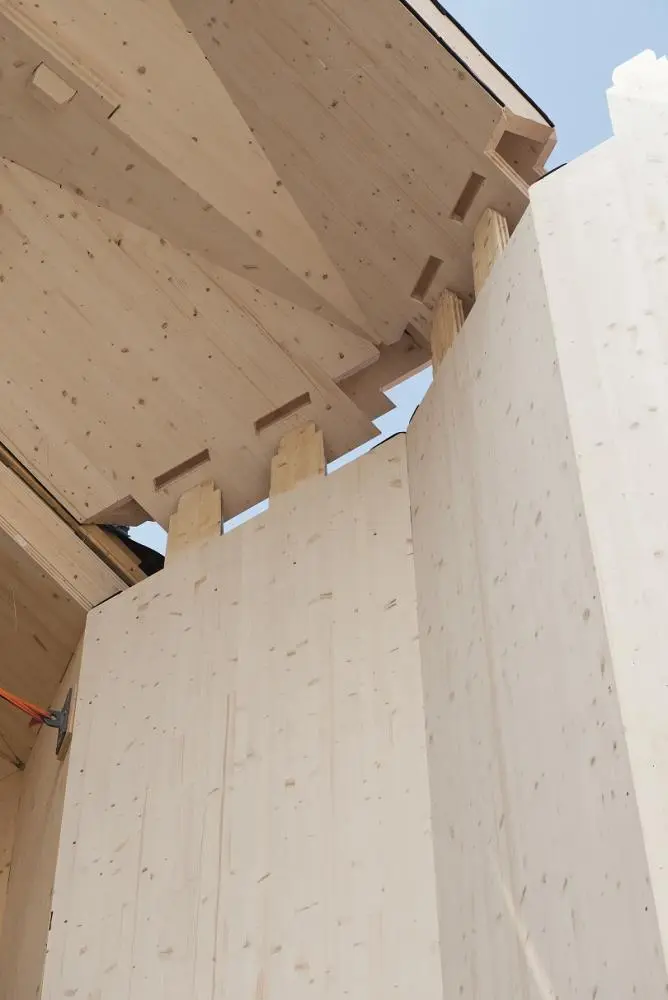
#> input picture cmake/src/temp/vidy_joint/images/TheaterVidy_Kramer_19.webp, 668 x 1000 px, given in place of frame.ppm, which was not available
$ python render_template_docs.py ../cmake/src/temp/vidy_joint/images/TheaterVidy_Kramer_19.webp ../cmake/src/temp/vidy_joint/images/16_Weinand_Pavilion_Vidy_Lausanne_full.jpg ../cmake/src/temp/vidy_joint/images/16_Weinand_Pavilion_Vidy_Lausanne_full.jpg ../cmake/src/temp/vidy_joint/images/16_Weinand_Pavilion_Vidy_Lausanne_full.jpg
#> lines starting #> are read from the running program, lines starting #| are printed output that depends on the picture; after the words box and inside, x2 and y2 are one past the last pixel; in counts of white or black regions, pixels touching at a corner belong together; pictures that were not available may be replaced by others from this repository, and a replacement may not be noted
import os
import pathlib
import shutil
import subprocess
import sys
import tempfile

from PIL import Image, ImageChops

WOOD = pathlib.Path(__file__).resolve().parents[1]
WINDOWS = os.name == "nt"
RENDERER = (
    WOOD.parent / "session/session_viewer/target/x86_64-pc-windows-msvc/release/examples/selftest.exe"
    if WINDOWS
    else WOOD.parent
    / "session/session_viewer/target/x86_64-unknown-linux-gnu/release/examples/selftest"
)
PYTHON = WOOD.parent / (
    "session/session_py/.venv/Scripts/python.exe"
    if WINDOWS
    else "session/session_py/.venv/bin/python"
)
IMAGES = WOOD / "docs" / "images" / "templates"
BUILD = pathlib.Path(
    os.environ.get("WOOD_BUILD", WOOD / "build" / "Release" if WINDOWS else WOOD / "build")
)
LOCK = pathlib.Path(tempfile.gettempdir()) / "wood_live_pb.lock"

BRANCH = r"""
import sys
from session_py.session import Session
scene = Session.pb_load(sys.argv[1])
names = sys.argv[2].split("+")
branch = scene if names[0] == "all" else scene.get_branch(names[0])
for name in names[1:]:
    branch.graft(scene.get_branch(name), None)
if sys.argv[4] == "hide":
    for edge in list(branch.interactions):
        branch.interactions[edge] = [i for i in branch.interactions[edge] if i.interaction_type_name() != "InteractionContactFace"]
branch.pb_dump(sys.argv[3])
"""  # the scene, or groups of its tree joined by + with everything under them, written to their own file, its face contacts dropped when hidden


def run_example(name: str, out: pathlib.Path) -> None:
    """Runs the example and copies the live.pb it writes, locked so two runs never share the file."""
    live = WOOD / "data" / "output" / "pb" / "live.pb"

    with open(LOCK, "w") as lock:
        if WINDOWS:
            import msvcrt

            msvcrt.locking(lock.fileno(), msvcrt.LK_LOCK, 1)
        else:
            import fcntl

            fcntl.flock(lock, fcntl.LOCK_EX)

        subprocess.run([str(BUILD / name)], check=True, capture_output=True, cwd=WOOD)
#> (this line was passed over: subprocess is not available in this run)
        shutil.copy(live, out)


LARGEST = 8000  # px, the widest frame the viewer renders; supersampling stays under it


def render(pb: pathlib.Path, view: str, opacity: str, size: str) -> tuple:
    """The scene at the given opacity with soft contact shading and its edges, no silhouette outline, rendered at up to twice size as a
    high-density screen draws it, so the edges keep the viewer's pen width when scaled down smooth, cropped to what it draws; with the
    factor it was rendered larger by."""
#> called with view = 'iso', opacity = '0.90', size = '2400x1600'
    width, height = (int(side) for side in size.split("x"))
    factor = max(1, min(2, LARGEST // width))
    env = dict(
        os.environ,
        VIEWER_SHEETS="0",
        VIEWER_OPACITY=opacity,
        VIEWER_W=str(width * factor),
        VIEWER_H=str(height * factor),
        VIEWER_DPR=str(factor),
        VIEWER_THICKNESS="1",
        VIEWER_VIEW=view,
        VIEWER_PLANE_SIZE=os.environ.get("VIEWER_PLANE_SIZE", "0"),
        VIEWER_NO_GRID="1",
        VIEWER_AO="1",
    )
    env.setdefault("VIEWER_ADAPTER", "nvidia")

    with tempfile.TemporaryDirectory() as tmp:
        ppm = pathlib.Path(tmp) / "frame.ppm"
        subprocess.run(
            [str(RENDERER), str(ppm), str(pb)], env=env, check=True, capture_output=True
        )
#> (this line was passed over: subprocess is not available in this run)
        image = Image.open(ppm).convert("RGB")
#> image is the input picture: PIL image 668x1000 RGB; mean R, G, B 181.5, 165.3, 149.2

    background = Image.new("RGB", image.size, image.getpixel((2, 2)))
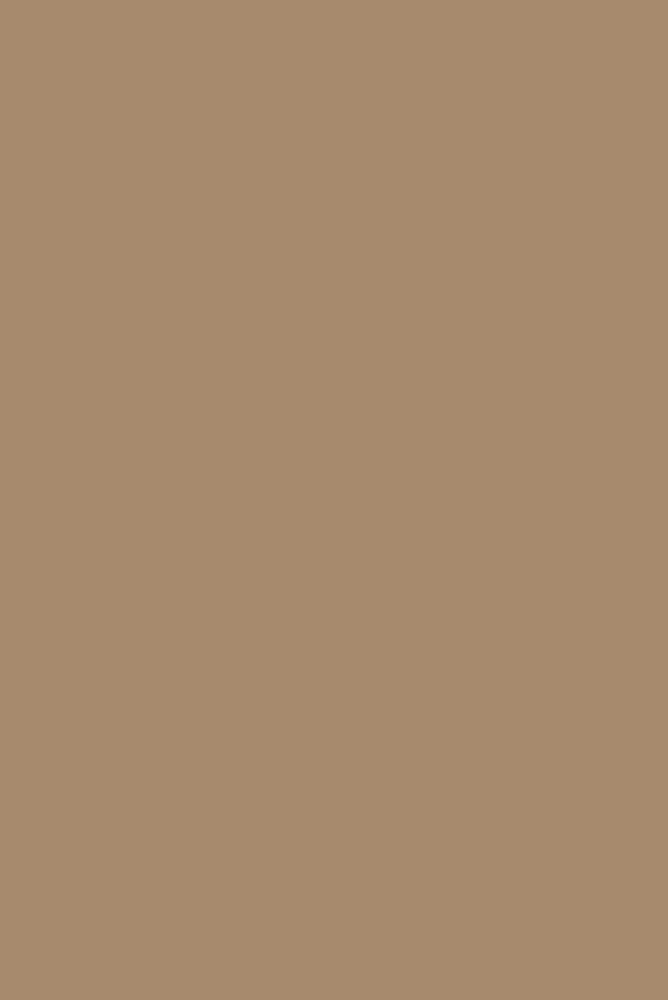
#> background: PIL image 668x1000 RGB; mean R, G, B 167, 138, 109
    mask = (
        ImageChops.difference(image, background)
        .convert("L")
        .point(lambda v: 255 if v > 12 else 0)
    )
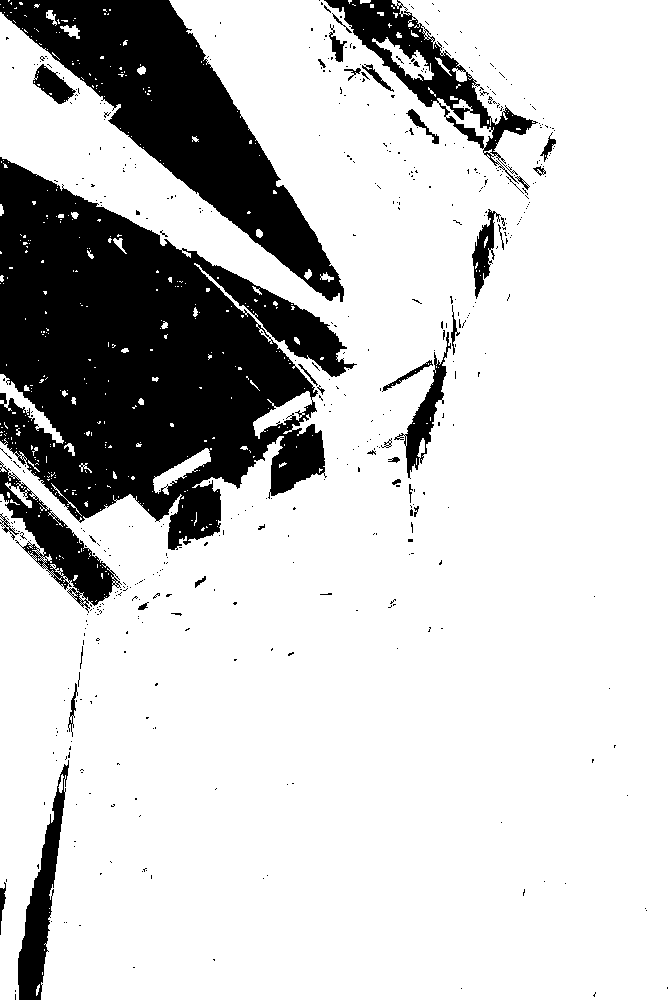
#> mask: PIL image 668x1000 L; 79.9% white; 510 black regions (472 under 20 px), largest, box (x1, y1, x2, y2) and area: (0, 157, 357, 550) 77940, (0, 0, 344, 302) 31855, (324, 0, 538, 184) 7511
    box = mask.getbbox()
#> box = (0, 0, 668, 1000)
    margin = 40 * factor
    box = (
        max(0, box[0] - margin),
        max(0, box[1] - margin),
        min(image.width, box[2] + margin),
        min(image.height, box[3] + margin),
    )

    return image.crop(box), factor


def option(arguments: list, flag: str, default: str) -> str:
    """The value after flag, taken out of arguments, or default when flag is not given."""
    if flag not in arguments:
        return default

    index = arguments.index(flag)
    value = arguments[index + 1]
    del arguments[index : index + 2]
    return value


def main(arguments: list) -> None:
    """Saves docs/images/templates/<example>_<group>.webp for every group named after the example, `all` the whole scene, `mesh+planes` both groups in one picture named after the last.

    `--view top` for a plan, `--opacity 0.95` to see inside, `--size 4800x3200` to render larger, `--crop 0.4,0.3,0.6,0.5` to keep that
    share of the picture (left, top, right, bottom) for a close-up, `--name detail` to save the one group as <example>_detail.webp, `--hide-contacts` to leave out the face contacts the viewer fills red.
    Every picture renders at twice its size, up to LARGEST wide, at two pixels per CSS pixel as the viewer on a high-density screen, and
    is scaled down, so the edges come out thin and smooth; no silhouette outline is drawn.
    """
    view = option(arguments, "--view", "iso")
    opacity = option(arguments, "--opacity", "0.90")
    size = option(arguments, "--size", "2400x1600")
    crop = option(arguments, "--crop", "")
    rename = option(arguments, "--name", "")
    contacts = "hide" if "--hide-contacts" in arguments else "show"
    arguments = [argument for argument in arguments if argument != "--hide-contacts"]
    name, groups = arguments[0], arguments[1:] or ["all"]
    IMAGES.mkdir(parents=True, exist_ok=True)

    with tempfile.TemporaryDirectory() as tmp:
        scene = pathlib.Path(tmp) / "scene.pb"
        run_example(name, scene)

        for index, group in enumerate(groups):
            branch = pathlib.Path(tmp) / f"branch_{index}.pb"
            subprocess.run(
                [str(PYTHON), "-c", BRANCH, str(scene), group, str(branch), contacts],
                check=True,
                capture_output=True,
            )
            picture = IMAGES / f"{name}_{rename or group.split('+')[-1]}.webp"
            image, factor = render(branch, view, opacity, size)
#> factor = 2

            if crop:
                left, top, right, bottom = (float(share) for share in crop.split(","))
                image = image.crop(
                    (
                        int(image.width * left),
                        int(image.height * top),
                        int(image.width * right),
                        int(image.height * bottom),
                    )
                )

            if factor > 1:
                image = image.resize((image.width // factor, image.height // factor), Image.LANCZOS)
#> image: PIL image 334x500 RGB

            image.save(picture, quality=90)
            print(picture.relative_to(WOOD))
#> pass 2 of the loop in main, `for index, group in enumerate(groups):`:
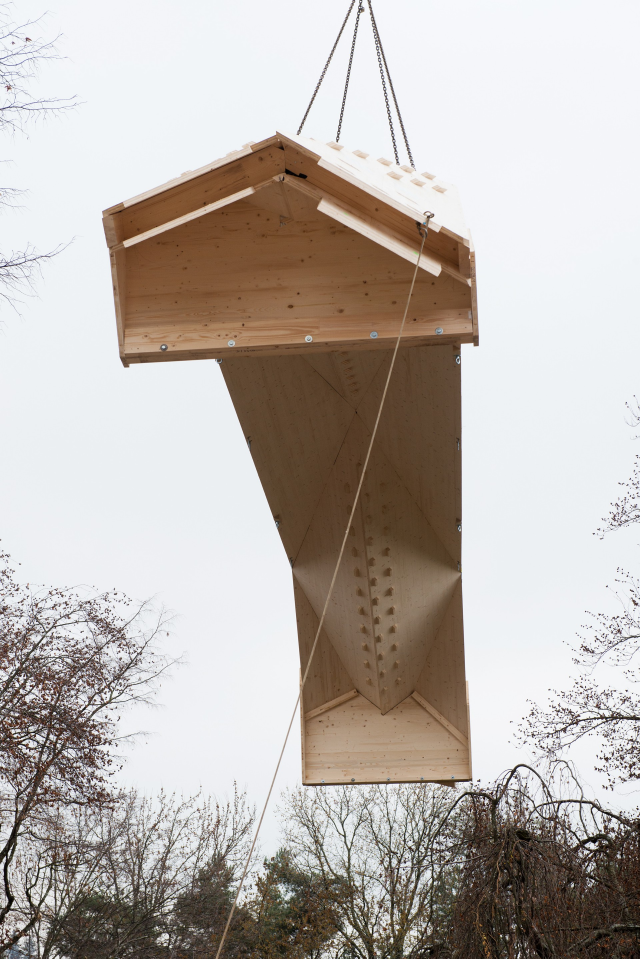
#> input picture cmake/src/temp/vidy_joint/images/16_Weinand_Pavilion_Vidy_Lausanne_full.jpg, 1920 x 2876 px, given in place of frame.ppm, which was not available (shown at 1/3 size)
#> in render, image is the input picture: PIL image 1920x2876 RGB; mean R, G, B 186.2, 179.3, 174.1
#> background: PIL image 1920x2876 RGB
#> in render (call 2), `mask = ( ImageChops.difference(image, background) .convert("L") .point..`:
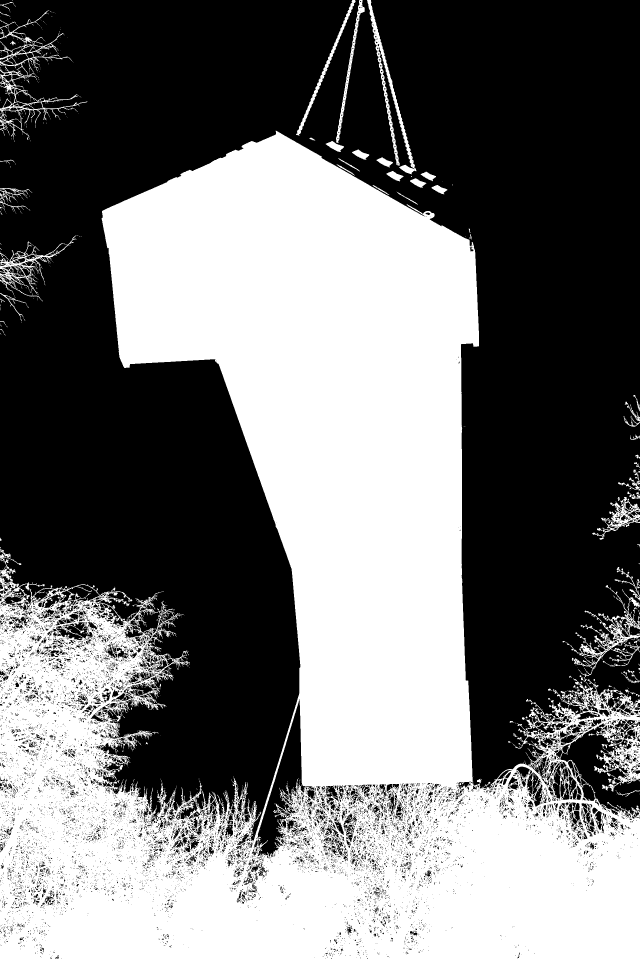
#> mask: PIL image 1920x2876 L (shown at 1/3 size); 44.9% white; 2088 white regions (1979 under 20 px), largest, box (x1, y1, x2, y2) and area: (0, 392, 1920, 2876) 2412200, (0, 31, 262, 413) 10272, (1699, 1755, 1920, 2031) 9222
#> box = (0, 0, 1920, 2876)
#> in main, `image = image.resize((image.width // factor, image.height // factor), ..`:
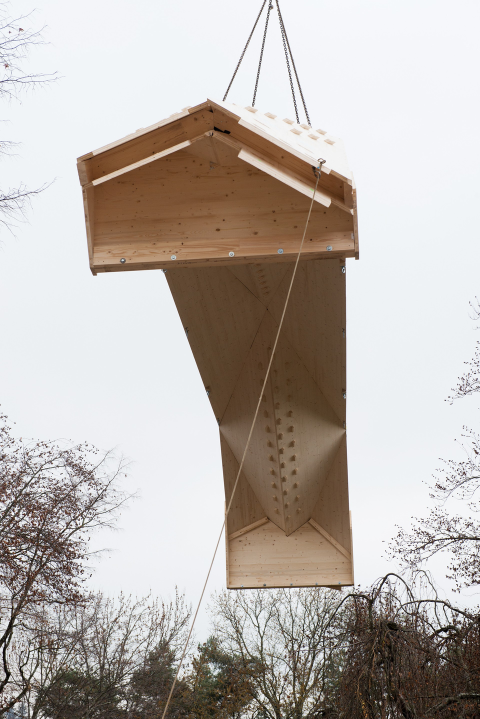
#> image: PIL image 960x1438 RGB (shown at 1/2 size); mean R, G, B 186.2, 179.3, 174.1


if __name__ == "__main__":
#> (the run stopped early here; a loop or call above may not have finished)
